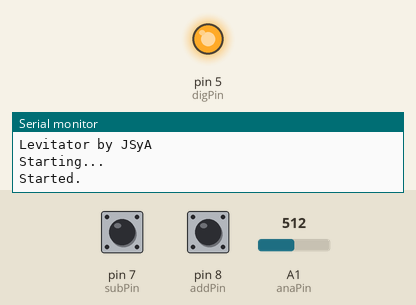
Bench run of a sketch on a simulated Arduino Uno, built with avr-gcc and run on an emulated ATmega328P. On the bench: output pins drawn as LEDs (lit = HIGH), the last lines printed to the serial monitor. The inputs (shaded band) are chosen by the test bench; at power-on: A1 (anaPin) = 512, pin 7 (subPin) HIGH, pin 8 (addPin) HIGH.

Above: at 1.2 s.
1.3 s: A1 (anaPin) set to 234
2.8 s: A1 (anaPin) set to 219
At 3.1 s:
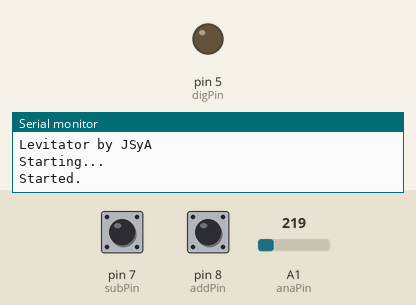
5.9 s: pin 7 (subPin) pulled LOW for 3.2 s
At 9.3 s:
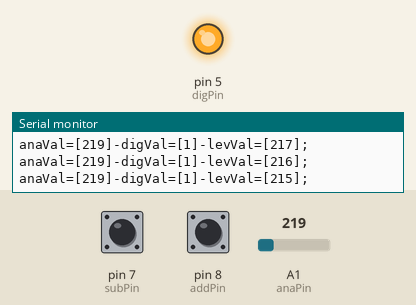
10.6 s: pin 8 (addPin) pulled LOW for 3.2 s
At 13.2 s:
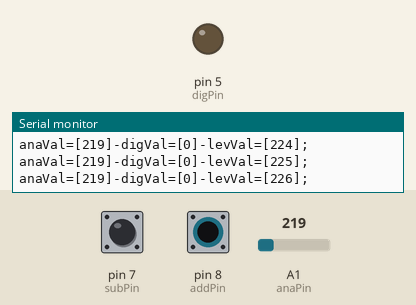
Timing chart, 0 to 14.7 s (numbered marks = the images above; inputs shaded):
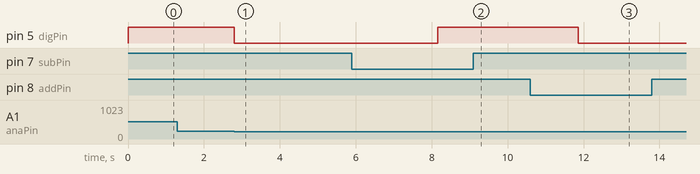

Measured:
- the behaviour switches between 228 and 227 on A1 (anaPin) (found by bisection; images 0 and 1)
- after the input at 1.3 s, every drawn part: stays the same
- after the input at 2.8 s, pin 5 (digPin): HIGH → LOW at once
- after the input at 5.9 s, pin 5 (digPin): LOW → HIGH after 2.3 s
- after the input at 10.6 s, pin 5 (digPin): HIGH → LOW after 1.3 s

The sketch:

levitator_ino.ino
```cpp
//=========================================================|
//     Ekobots Innovation Ltda - www.ekobots.com.br        |
//        Juan Sirgado y Antico - www.jsya.com.br          |
//---------------------------------------------------------|
//        Program Magnetic Levitator - 2016/02/06          |
//               All rights reserved 2016                  |
//=========================================================|
int anaPin = 1;   // Arduino Analogic Pin 1;
int digPin = 5;   // Arduino Digital  Pin 5;
int subPin = 7;   // Arduino Digital  Pin 7;
int addPin = 8;   // Arduino Digital  Pin 8;
//
int     anaVal = 3;   // Analogic Read(Hall Sensor) Value;
boolean digVal = 8;   // Digital Write(Electromagnet) Value;
//
int levVal = 228;   // Levitation Poit Value;
int dlyVal = 250;   // Delay Value Micro Seconds;
//---------------------------------------------------------|
void setup()
{
   // Levitator initialization Begin;
   Serial.begin(57600);
   Serial.println("Levitator by JSyA");
   Serial.println("Starting...");
   // Digital Pins Work Mode Setup;
   pinMode(digPin, OUTPUT);
   pinMode(subPin, INPUT_PULLUP);
   pinMode(addPin, INPUT_PULLUP);
   // Levitator initialization End;
   Serial.println("Started.");
}
//---------------------------------------------------------|
void loop()
{
   // Hall Sensor Read (Magnetic Field Intensity);
   anaVal = analogRead(anaPin);
   // Increase The Value Of Levitation Point;
   if (digitalRead(addPin) == LOW)
   {
      levVal++;
      value_log();
      delay(250);
   }
   // Decrease The Value Of Levitation Point;
   if (digitalRead(subPin) == LOW)
   {
      levVal--;
      value_log();
      delay(250);
   }
   // Check the Levitation Point;
   if (anaVal < levVal)
   {
      digVal = LOW;
   }
   else // if (anaVal > levVal)
   {
      digVal = HIGH;
   }
   //
   // Turn ON/OFF The Electromagnet;
   // With Base on Sensor Value and the Levitation Point;
   digitalWrite(digPin, digVal);
   delayMicroseconds(dlyVal);
}
//---------------------------------------------------------|
void value_log()
// Analogic/Digital/Levitation Values Print;
{
   // Show the Hall Sensor Value;
   Serial.print("anaVal=[");
   Serial.print(anaVal);
   Serial.print("]-");
   // Show the Electromagnet state On=1/Off=0;
   Serial.print("digVal=[");
   Serial.print(digVal);
   Serial.print("]-");
   // Show the Levitation Point Value;
   Serial.print("levVal=[");
   Serial.print(levVal);
   Serial.println("];");
}
//=========================================================|
```
